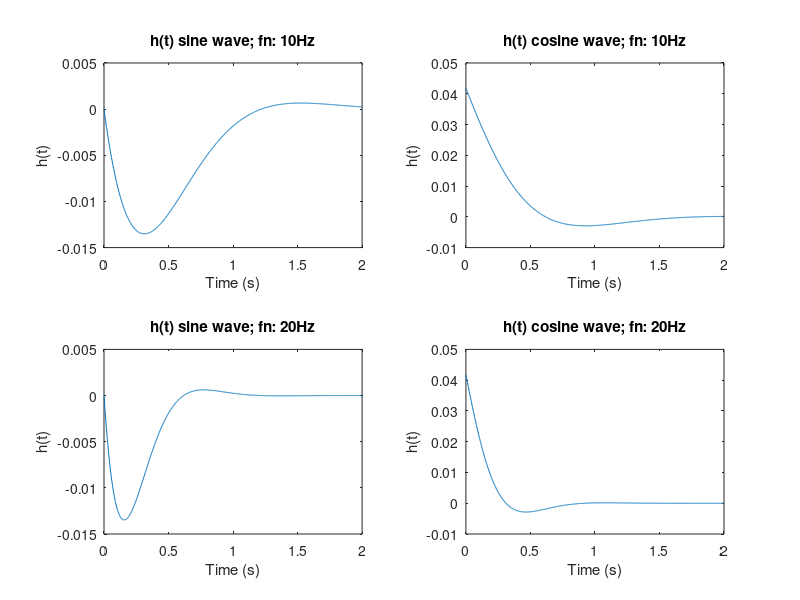

Source code (MATLAB):
% Exercise 2.41
%% Generate impulse response and input signals
clear all; close all;
fs = 500;        % Sample frequency
tau = 1;         % Time constant
damp = 0.04;     % damping factor
fn(1) = 10;
fn(2) = 20;      % undamped natural frequency
N = 1000;        % number of points
t = (0:N-1)/fs;  % Time vector [0,2]s

% 4 different impulse responses
termo = damp/(sqrt(1 - damp.*2));
term1(1,:) = termo.*exp(-damp.*2.*pi.*fn(1).*t);
term1(2,:) = termo.*exp(-damp.*2.*pi.*fn(2).*t);

term2(1,:) = sin(2*pi*fn(1)*sqrt(1 - damp*2*t));
term2(2,:) = cos(2*pi*fn(1)*sqrt(1 - damp*2*t));
term2(3,:) = sin(2*pi*fn(2)*sqrt(1 - damp*2*t));
term2(4,:) = cos(2*pi*fn(2)*sqrt(1 - damp*2*t));

h = zeros(N, 4);

h(:, 1) = term1(1,:).*term2(1,:);
h(:, 2) = term1(1,:).*term2(2,:);
h(:, 3) = term1(2,:).*term2(3,:);
h(:, 4) = term1(2,:).*term2(4,:);
%% Plotting h(t) in its 4 variations
figure
subplot(2,2,1);
    plot(t, h(:,1)); 
    title ('h(t) sine wave; fn: 10Hz');
    xlabel('Time (s)');
    ylabel('h(t)');
subplot(2,2,2);
    plot(t, h(:,2)); 
    title ('h(t) cosine wave; fn: 10Hz');
    xlabel('Time (s)');
    ylabel('h(t)');
subplot(2,2,3);
    plot(t, h(:,3));
    title ('h(t) sine wave; fn: 20Hz');
    xlabel('Time (s)');
    ylabel('h(t)');
subplot(2,2,4);
    plot(t, h(:,4));
    title ('h(t) cosine wave; fn: 20Hz');
    xlabel('Time (s)');
    ylabel('h(t)');
%% Computing cross correlation
R = corrcoef(h)
clear term1 term2 termo;